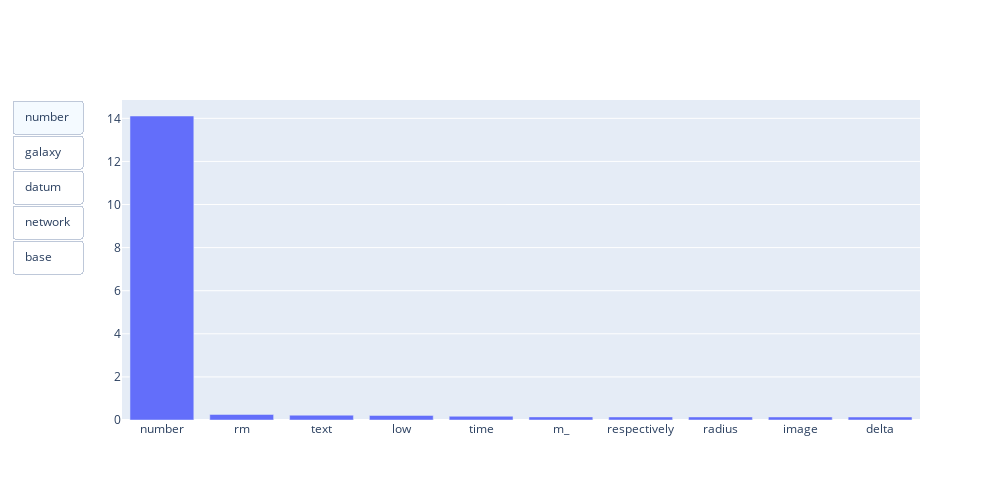

Notebook code cell kept with this figure:
### Code cell
fig = plot_top_words2(nmf, idx2word, 10)
fig

### Figure 1 — Plotly figure (JSON) as saved in the notebook; plotly's stock layout.template omitted (floating-point values rounded to 4 significant figures)
{"data": [{"name": "bar", "type": "bar", "visible": true, "x": ["number", "rm", "text", "low", "time", "m_", "respectively", "radius", "image", "delta"], "xaxis": "x", "y": [14.11, 0.2574, 0.2242, 0.2121, 0.1735, 0.145, 0.1419, 0.1413, 0.1405, 0.1393], "yaxis": "y"}, {"name": "bar", "type": "bar", "visible": false, "x": ["galaxy", "mass", "star", "high", "distribution", "cluster", "density", "formation", "stellar", "form"], "xaxis": "x", "y": [3.388, 2.822, 2.657, 1.792, 1.595, 1.4, 1.293, 1.19, 1.142, 0.9583], "yaxis": "y"}, {"name": "bar", "type": "bar", "visible": false, "x": ["datum", "approach", "analysis", "set", "time", "process", "study", "data", "training", "technique"], "xaxis": "x", "y": [4.717, 0.6698, 0.6411, 0.6361, 0.5049, 0.3966, 0.3506, 0.3461, 0.3442, 0.3429], "yaxis": "y"}, {"name": "bar", "type": "bar", "visible": false, "x": ["network", "neural", "deep", "node", "social", "structure", "complex", "weight", "layer", "community"], "xaxis": "x", "y": [7.185, 1.146, 0.863, 0.8463, 0.471, 0.4648, 0.4424, 0.4246, 0.4064, 0.3979], "yaxis": "y"}, {"name": "bar", "type": "bar", "visible": false, "x": ["base", "propose", "approach", "learning", "learn", "task", "feature", "performance", "paper", "deep"], "xaxis": "x", "y": [2.905, 2.331, 2.105, 1.781, 1.689, 1.436, 1.248, 1.181, 1.061, 0.9823], "yaxis": "y"}], "layout": {"height": 500, "updatemenus": [{"buttons": [{"args": [{"visible": [true, false, false, false, false]}], "label": "number", "method": "update"}, {"args": [{"visible": [false, true, false, false, false]}], "label": "galaxy", "method": "update"}, {"args": [{"visible": [false, false, true, false, false]}], "label": "datum", "method": "update"}, {"args": [{"visible": [false, false, false, true, false]}], "label": "network", "method": "update"}, {"args": [{"visible": [false, false, false, false, true]}], "label": "base", "method": "update"}], "type": "buttons"}], "width": 1000, "xaxis": {"anchor": "y", "domain": [0, 1]}, "yaxis": {"anchor": "x", "domain": [0, 1]}}}
